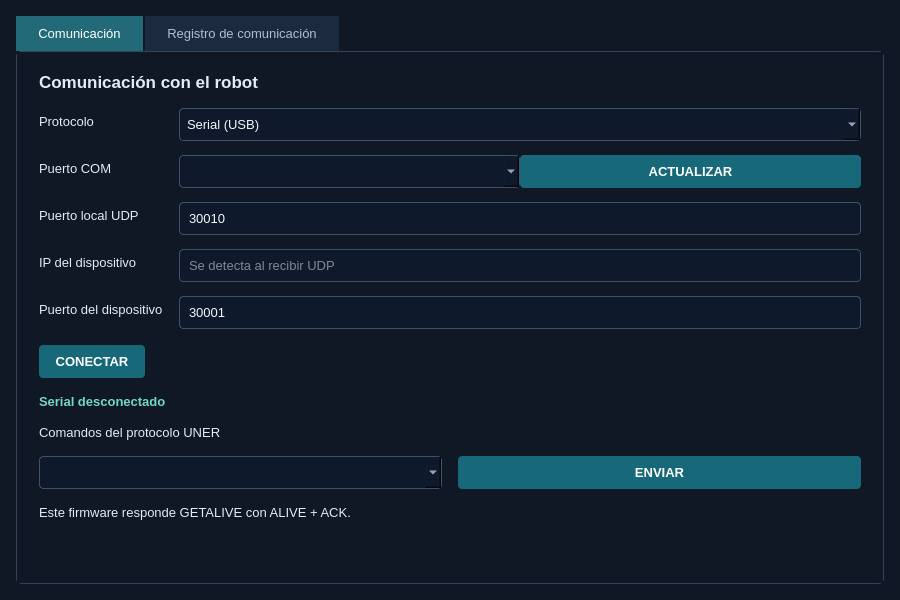
<?xml version="1.0" encoding="UTF-8"?>
<ui version="4.0">
 <class>MainWindow</class>
 <widget class="QMainWindow" name="MainWindow">
  <property name="geometry">
   <rect><x>0</x><y>0</y><width>900</width><height>600</height></rect>
  </property>
  <property name="windowTitle"><string>MICRO-Software · Comunicación Serial / UDP</string></property>
  <property name="styleSheet">
   <string notr="true">QMainWindow, QWidget { background: #101725; color: #e4ebf4; font-size: 13px; }
QTabWidget::pane { border: 1px solid #35445b; border-radius: 5px; background: #182337; }
QTabBar::tab { background: #1c2a40; color: #aebdd1; padding: 10px 22px; margin-right: 2px; }
QTabBar::tab:selected { background: #236a79; color: white; }
QLineEdit, QComboBox, QTextBrowser { background: #0e192b; border: 1px solid #40516a; border-radius: 4px; padding: 7px; color: #f2f6fb; }
QPushButton { background: #176979; color: white; border: 0; border-radius: 4px; padding: 9px 16px; font-weight: bold; }
QPushButton:hover { background: #23899b; }
QPushButton:disabled { background: #3c485a; color: #a5afbc; }
QLabel#label_statusMode { color: #70d8c3; font-weight: bold; }
QLabel#label_title { font-size: 17px; font-weight: bold; }</string>
  </property>
  <widget class="QWidget" name="centralwidget">
   <layout class="QVBoxLayout" name="verticalLayout_main">
    <property name="leftMargin"><number>16</number></property>
    <property name="topMargin"><number>16</number></property>
    <property name="rightMargin"><number>16</number></property>
    <property name="bottomMargin"><number>16</number></property>
    <item>
     <widget class="QTabWidget" name="tabWidget_wifi">
      <property name="currentIndex"><number>0</number></property>
      <widget class="QWidget" name="tab_CONN">
       <attribute name="title"><string>Comunicación</string></attribute>
       <layout class="QVBoxLayout" name="verticalLayout_conn">
        <property name="leftMargin"><number>22</number></property>
        <property name="topMargin"><number>20</number></property>
        <property name="rightMargin"><number>22</number></property>
        <property name="bottomMargin"><number>20</number></property>
        <property name="spacing"><number>16</number></property>
        <item><widget class="QLabel" name="label_title"><property name="text"><string>Comunicación con el robot</string></property></widget></item>
        <item>
         <layout class="QFormLayout" name="formLayout_connection">
          <property name="horizontalSpacing"><number>16</number></property>
          <property name="verticalSpacing"><number>14</number></property>
          <item row="0" column="0"><widget class="QLabel" name="label_protocol"><property name="text"><string>Protocolo</string></property></widget></item>
          <item row="0" column="1">
           <widget class="QComboBox" name="comboBox_protocol">
            <item><property name="text"><string>Serial (USB)</string></property></item>
            <item><property name="text"><string>Wi-Fi UDP</string></property></item>
           </widget>
          </item>
          <item row="1" column="0"><widget class="QLabel" name="label_serialPort"><property name="text"><string>Puerto COM</string></property></widget></item>
          <item row="1" column="1"><layout class="QHBoxLayout" name="horizontalLayout_serial">
           <item><widget class="QComboBox" name="comboBox_serialPort"/></item>
           <item><widget class="QPushButton" name="pushButton_refreshPorts"><property name="text"><string>ACTUALIZAR</string></property></widget></item>
          </layout></item>
          <item row="2" column="0"><widget class="QLabel" name="label_local_port"><property name="text"><string>Puerto local UDP</string></property></widget></item>
          <item row="2" column="1"><widget class="QLineEdit" name="lineEdit_local_port"><property name="text"><string>30010</string></property></widget></item>
          <item row="3" column="0"><widget class="QLabel" name="label_device_ip"><property name="text"><string>IP del dispositivo</string></property></widget></item>
          <item row="3" column="1"><widget class="QLineEdit" name="lineEdit_device_ip"><property name="placeholderText"><string>Se detecta al recibir UDP</string></property></widget></item>
          <item row="4" column="0"><widget class="QLabel" name="label_device_port"><property name="text"><string>Puerto del dispositivo</string></property></widget></item>
          <item row="4" column="1"><widget class="QLineEdit" name="lineEdit_device_port"><property name="text"><string>30001</string></property></widget></item>
         </layout>
        </item>
        <item>
         <layout class="QHBoxLayout" name="horizontalLayout_actions">
          <item><widget class="QPushButton" name="pushButton_connect"><property name="text"><string>CONECTAR</string></property></widget></item>
          <item><spacer name="horizontalSpacer_actions"><property name="orientation"><enum>Qt::Horizontal</enum></property><property name="sizeHint" stdset="0"><size><width>40</width><height>20</height></size></property></spacer></item>
         </layout>
        </item>
        <item><widget class="QLabel" name="label_statusMode"><property name="text"><string>Serial desconectado</string></property></widget></item>
        <item><widget class="QLabel" name="label_commandTitle"><property name="text"><string>Comandos del protocolo UNER</string></property></widget></item>
        <item>
         <layout class="QHBoxLayout" name="horizontalLayout_command">
          <item><widget class="QComboBox" name="comboBox_command"/></item>
          <item><widget class="QPushButton" name="pushButton_sendCommand"><property name="text"><string>ENVIAR</string></property></widget></item>
         </layout>
        </item>
        <item><widget class="QLabel" name="label_commandSupport"><property name="text"><string>Este firmware responde GETALIVE con ALIVE + ACK.</string></property><property name="wordWrap"><bool>true</bool></property></widget></item>
        <item><spacer name="verticalSpacer_conn"><property name="orientation"><enum>Qt::Vertical</enum></property><property name="sizeHint" stdset="0"><size><width>20</width><height>40</height></size></property></spacer></item>
       </layout>
      </widget>
      <widget class="QWidget" name="tab_LOGS">
       <attribute name="title"><string>Registro de comunicación</string></attribute>
       <layout class="QVBoxLayout" name="verticalLayout_logs">
        <property name="leftMargin"><number>20</number></property>
        <property name="topMargin"><number>18</number></property>
        <property name="rightMargin"><number>20</number></property>
        <property name="bottomMargin"><number>18</number></property>
        <item><widget class="QLabel" name="label_raw"><property name="text"><string>Datos recibidos y enviados</string></property></widget></item>
        <item><widget class="QTextBrowser" name="textBrowserUnProcessed"/></item>
        <item><widget class="QLabel" name="label_processed"><property name="text"><string>Tramas UNER y respuestas</string></property></widget></item>
        <item><widget class="QTextBrowser" name="textBrowserProcessed"/></item>
        <item>
         <layout class="QHBoxLayout" name="horizontalLayout_logs">
          <item><spacer name="horizontalSpacer_logs"><property name="orientation"><enum>Qt::Horizontal</enum></property><property name="sizeHint" stdset="0"><size><width>40</width><height>20</height></size></property></spacer></item>
          <item><widget class="QPushButton" name="pushButton_clearLogs"><property name="text"><string>LIMPIAR REGISTRO</string></property></widget></item>
         </layout>
        </item>
       </layout>
      </widget>
     </widget>
    </item>
   </layout>
  </widget>
 </widget>
 <resources/>
 <connections/>
</ui>
